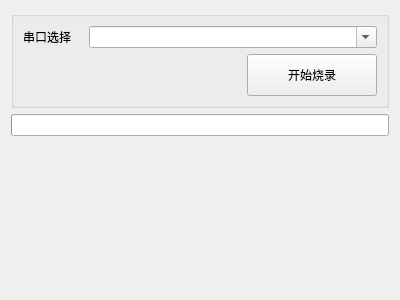
<?xml version="1.0" encoding="UTF-8"?>
<ui version="4.0">
 <class>SingleBurnWindow</class>
 <widget class="QWidget" name="SingleBurnWindow">
  <property name="geometry">
   <rect>
    <x>0</x>
    <y>0</y>
    <width>400</width>
    <height>300</height>
   </rect>
  </property>
  <property name="windowTitle">
   <string>Form</string>
  </property>
  <layout class="QVBoxLayout" name="verticalLayout">
   <item>
    <widget class="QGroupBox" name="groupBox">
     <property name="title">
      <string/>
     </property>
     <layout class="QVBoxLayout" name="verticalLayout_2">
      <item>
       <layout class="QHBoxLayout" name="horizontalLayout_2">
        <item>
         <widget class="QLabel" name="txtSelectComPort">
          <property name="sizePolicy">
           <sizepolicy hsizetype="Fixed" vsizetype="Preferred">
            <horstretch>0</horstretch>
            <verstretch>0</verstretch>
           </sizepolicy>
          </property>
          <property name="minimumSize">
           <size>
            <width>60</width>
            <height>0</height>
           </size>
          </property>
          <property name="text">
           <string>串口选择</string>
          </property>
         </widget>
        </item>
        <item>
         <widget class="QComboBox" name="inputComPortList">
          <property name="editable">
           <bool>true</bool>
          </property>
         </widget>
        </item>
       </layout>
      </item>
      <item>
       <layout class="QHBoxLayout" name="horizontalLayout">
        <property name="spacing">
         <number>18</number>
        </property>
        <item>
         <widget class="StateMessage" name="textStatus">
          <property name="sizePolicy">
           <sizepolicy hsizetype="Expanding" vsizetype="Preferred">
            <horstretch>0</horstretch>
            <verstretch>0</verstretch>
           </sizepolicy>
          </property>
         </widget>
        </item>
        <item>
         <widget class="QPushButton" name="btnStartBurn">
          <property name="sizePolicy">
           <sizepolicy hsizetype="Minimum" vsizetype="Preferred">
            <horstretch>0</horstretch>
            <verstretch>0</verstretch>
           </sizepolicy>
          </property>
          <property name="minimumSize">
           <size>
            <width>130</width>
            <height>42</height>
           </size>
          </property>
          <property name="text">
           <string>开始烧录</string>
          </property>
         </widget>
        </item>
       </layout>
      </item>
     </layout>
    </widget>
   </item>
   <item>
    <widget class="QProgressBar" name="progressBar">
     <property name="sizePolicy">
      <sizepolicy hsizetype="Preferred" vsizetype="Fixed">
       <horstretch>0</horstretch>
       <verstretch>0</verstretch>
      </sizepolicy>
     </property>
    </widget>
   </item>
   <item>
    <widget class="QLabel" name="textPortInfo">
     <property name="text">
      <string/>
     </property>
    </widget>
   </item>
   <item>
    <spacer name="verticalSpacer_2">
     <property name="orientation">
      <enum>Qt::Vertical</enum>
     </property>
     <property name="sizeHint" stdset="0">
      <size>
       <width>20</width>
       <height>197</height>
      </size>
     </property>
    </spacer>
   </item>
  </layout>
 </widget>
 <customwidgets>
  <customwidget>
   <class>StateMessage</class>
   <extends>QLabel</extends>
   <header>widgets/StateMessage.h</header>
  </customwidget>
 </customwidgets>
 <resources/>
 <connections/>
</ui>
